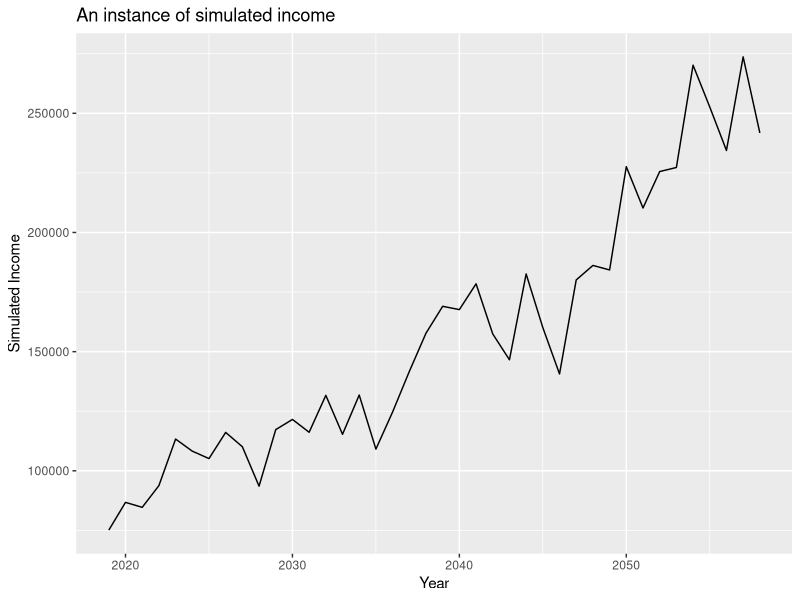
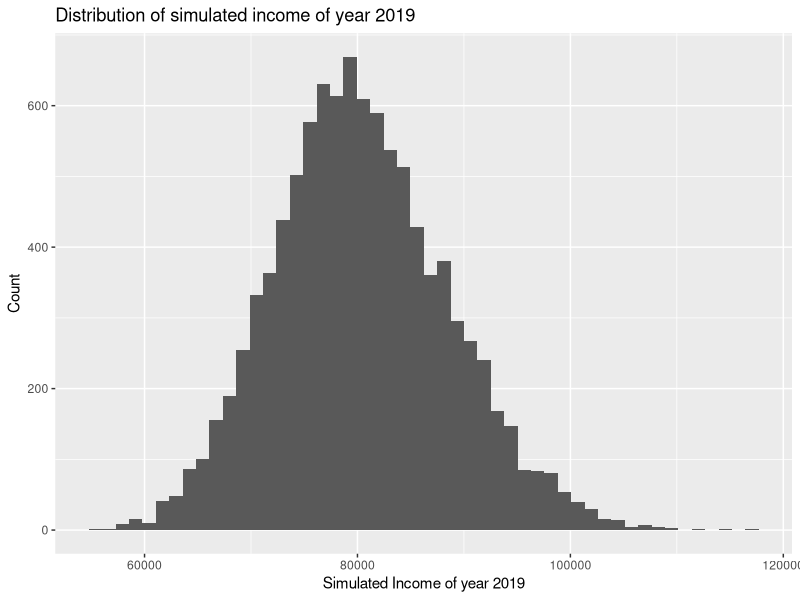
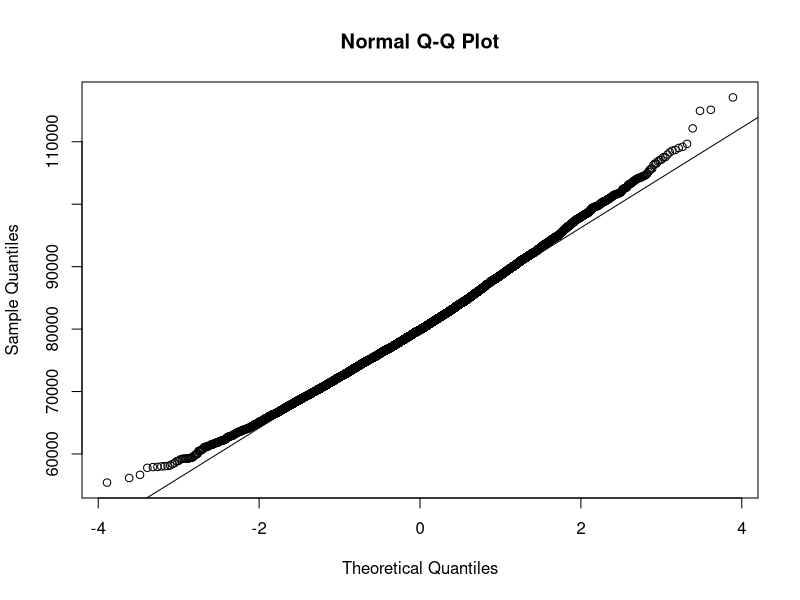
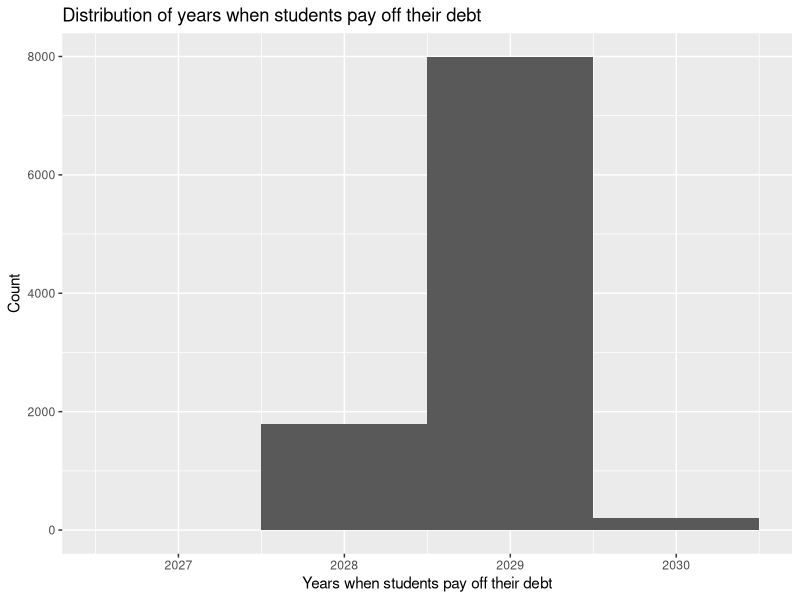
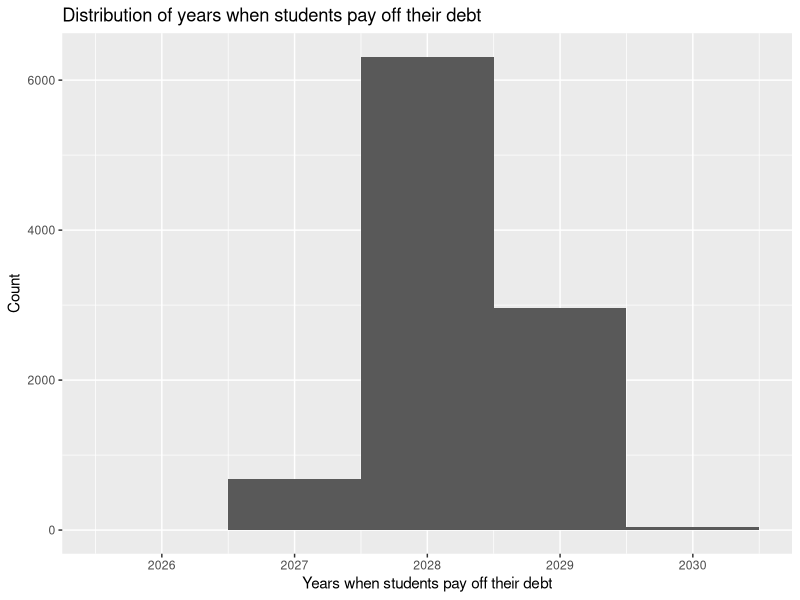

Generate these figures, in order, with R:
## ---- chunk 1
library(stringi)
library(data.table)
library(ggplot2)
library(dplyr)
## ---- chunk 2
set.seed(1)
sigma = 0.1
rho = 0.2
g = 0.03
log_inc0 = log(80000)
N = 10000
Y = 40
simulated_income = matrix(0, N, Y)
log_epsilon = rnorm(N, 0, sigma)
simulated_income[,1] = log_inc0 + log_epsilon
for (i in 2:40)
{
  
  log_epsilon = rnorm(N, 0, sigma)
  simulated_income[,i] =  (1-rho)*(log_inc0+g*(i-1)) + rho * simulated_income[,i-1]+ log_epsilon
}
simulated_income = exp(simulated_income)
one_path = simulated_income[sample.int(N, 1),]
qplot(2019:2058, one_path, geom = "line", xlab = "Year", ylab = "Simulated Income", main = "An instance of simulated income")

## ---- chunk 3
# ggplot(simulated_income[,1]) + geom_histogram(bins = 200)
qplot(simulated_income[,1], bins = 50, ylab = "Count", xlab = "Simulated Income of year 2019", main = "Distribution of simulated income of year 2019")
print("Percentage of students who earn more than 100000 in 2019")
print(sum(simulated_income[,1]>100000)/N*100)
print("Percentage of students who earn less than 70000 in 2019")
print(sum(simulated_income[,1]<70000)/N*100)
qqnorm(simulated_income[,1])
qqline(simulated_income[,1])
## ---- chunk 4
cum_sum = t(apply(simulated_income*0.1, 1, cumsum))
pay_off_year = sapply(apply(cum_sum>=95000, 1, which), min) + 2018
qplot(pay_off_year, bins = length(unique(pay_off_year)), 
      xlab = "Years when students pay off their debt",
      ylab = "Count", main = "Distribution of years when students pay off their debt")
print("The percentage of students who can pay off their debt on or before 2028.")
print(sum(pay_off_year<=2028)/N*100)
## ---- chunk 5
log_inc0 = log(85000)
sigma = 0.15
set.seed(1)
log_epsilon = rnorm(N, 0, sigma)
simulated_income[,1] = log_inc0 + log_epsilon
for (i in 2:40)
{
  
  log_epsilon = rnorm(N, 0, sigma)
  simulated_income[,i] =  (1-rho)*(log_inc0+g*(i-1)) + rho * simulated_income[,i-1]+ log_epsilon
}
simulated_income = exp(simulated_income)
cum_sum = t(apply(simulated_income*0.1, 1, cumsum))
pay_off_year = sapply(apply(cum_sum>=95000, 1, which), min) + 2018
qplot(pay_off_year, bins = length(unique(pay_off_year)), 
      xlab = "Years when students pay off their debt",
      ylab = "Count", main = "Distribution of years when students pay off their debt")
print("The percentage of students who can pay off their debt on or before 2028.")
print(sum(pay_off_year<=2028)/N*100)
